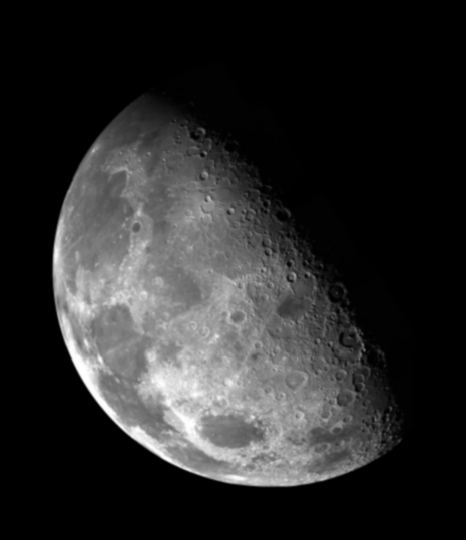
#> input picture test_image/blurry_moon.tif, 466 x 540 px, found by its file name
$ python laplacian.py
#> lines starting #> are read from the running program, lines starting #| are printed output that depends on the picture
import cv2
import numpy as np
from matplotlib import pyplot as plt

path = "./HW2_test_image/blurry_moon.tif"
img = cv2.imread(path, 0)
#> img is the input picture: shape (540, 466); min 0, max 254, mean 42.7
x,y = img.shape
#> x = 540; y = 466
#mask
mask =np.ones(img.shape,np.uint8)
n_x,n_y=np.ogrid[:x,:y]
#> n_x = 540 values from 0 to 539
r=30
mask_area = (n_x-int(x/2))**2+(n_y-int(y/2))**2<= r*r
mask[mask_area] = 0
# 傅立葉變換
# 快速傅立葉變換演算法得到頻率分佈
f = np.fft.fft2(img)
# 預設結果中心點位置是在左上角 呼叫fftshift()函式轉移到中間位置
fshift = np.fft.fftshift(f)
fsmimg = mask*fshift


# fft 結果是複數，其絕對值結果是振幅
rimg = np.log(np.abs(fsmimg))
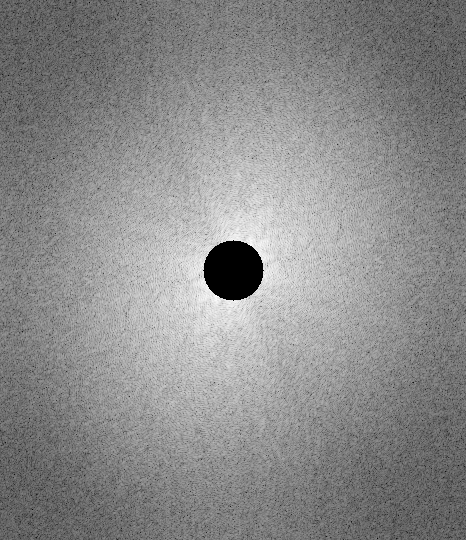
#> rimg: shape (540, 466) float64; 1.12% of the values are NaN or infinite; the others: min -0.0854, max 11.35, mean 6.22; drawn with min black, max white, NaN and infinite black


# 傅立葉逆變換
ishift = np.fft.ifftshift(fsmimg)
iimg = np.fft.ifft2(fsmimg)
iimg = np.abs(iimg)
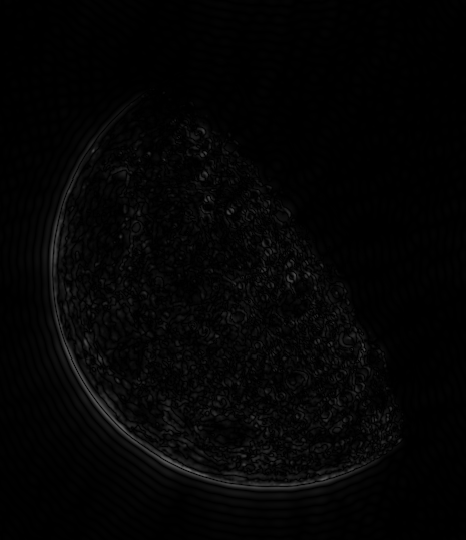
#> iimg: shape (540, 466) float64; min 6.16e-06, max 108.9, mean 4.7

#
cv2.imwrite('moon_Laplacian.jpg',iimg)

# 展示結果
plt.subplot(131), plt.imshow(img, 'gray'), plt.title('original Fourier')
plt.axis('off')
plt.subplot(132), plt.imshow(rimg, 'gray'), plt.title('fourier Fourier')
plt.axis('off')
plt.subplot(133), plt.imshow(iimg, 'gray'), plt.title('inverse fourier Fourier')
plt.axis('off')
plt.show()
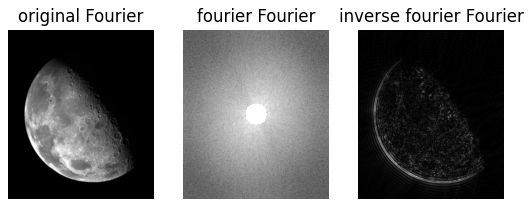
#> figure drawn by matplotlib, 3 panels
